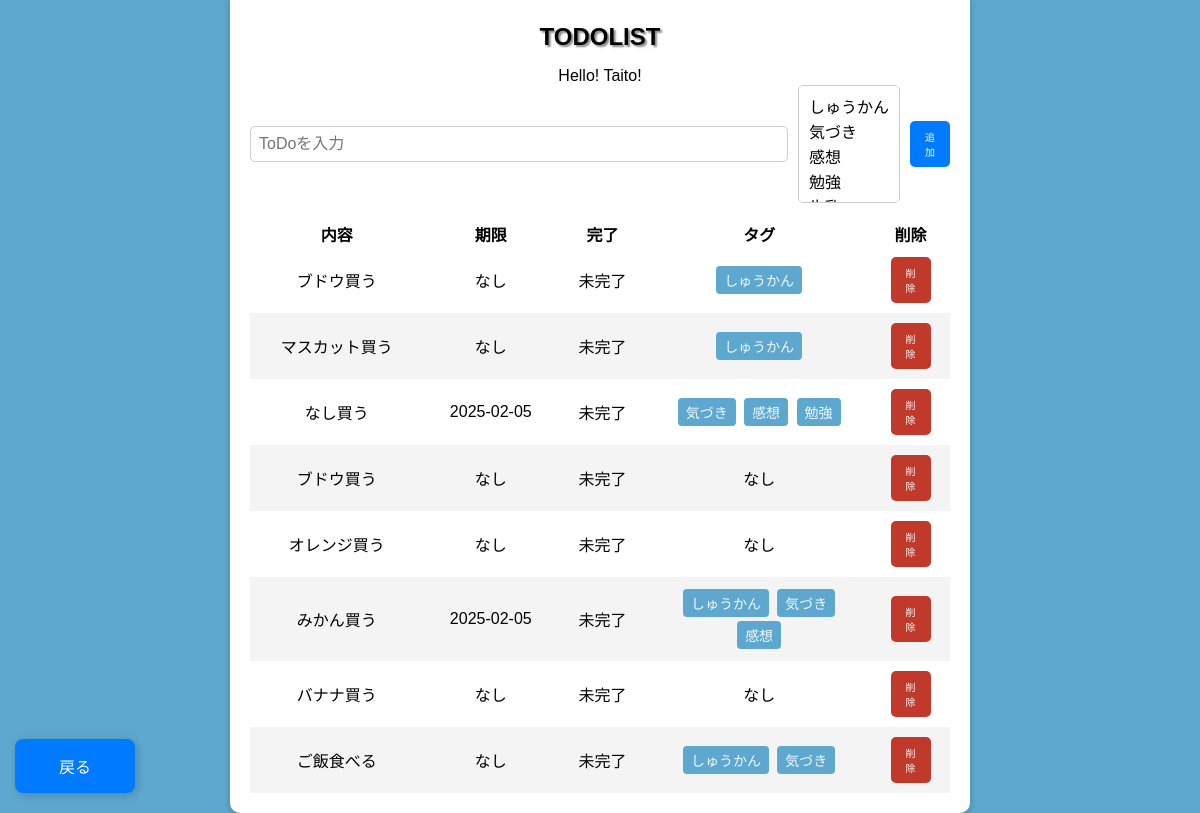
Screenshot of /todo with the database file from the repository.
### app/database/table/models.py (models this page shows)
class Todo(Base):
    __tablename__ = 'todo'
    __table_args__ = {
        'comment': 'todoの内容を管理するテーブル'
    }
    id   = Column('todo_id', Integer, primary_key=True, autoincrement=True)
    box  = Column('box', String(200), nullable=False)
    date = Column('date', Date, nullable=True)  # 現在時刻をデフォルトに設定
    completed = Column('completed', Boolean, default=False)
    settings = relationship("Set", back_populates="todo", cascade="all, delete-orphan")

class Tag(Base):
    __tablename__ = 'tag'
    __table_args__ = {
        'comment': 'tagの内容を管理するテーブル'
    }
    id   = Column('tag_id', Integer, primary_key=True, autoincrement=True)
    desc = Column('description', String(200), nullable=False)
    settings = relationship("Set", back_populates="tag", cascade="all, delete-orphan")

### app/routes/todo.py (the view)
@router.get("/todo")
async def read_todolist(
    request: Request,
    skip: int = Query(0),
    limit: int = Query(100),
    completed: bool = Query(False)
):
    if limit <0 or skip < 0:
        return RedirectResponse(url="/error/todo")
    tag_list = db.query(Tag).all()
    todo_query = db.query(Todo).filter(Todo.completed == completed).offset(skip).limit(limit)
    todo_list = todo_query.all()
    todo_list_with_tags = []
    for todo in todo_list:
        set_tags = (
            db.query(Tag.desc)
            .join(Set, Set.tag_id == Tag.id)
            .filter(Set.todo_id == todo.id)
            .all()
        )
        tag_descs = [set_tag.desc for set_tag in set_tags]
        todo_list_with_tags.append({
            "todo": todo,
            "set_tag_descs": tag_descs
        })
    return templates.TemplateResponse("todolist.html", {
        "request": request,
        "name": "Taito!",
        "todo_list": todo_list_with_tags,
        "tag_list": tag_list,
    })

### app/templates/todolist.html (shortened to what this page needs)
{%- extends "layout.html" %}
{%- block content %}
    <form id="todo-form" class="todo-form">
        <input type="text" id="todo-input" class="todo-input" placeholder="ToDoを入力" name="box" required>
        <select id="tag-select" class="tag-select" name="tag" multiple>
            {% for tag in tag_list %}
                <option value="{{ tag.id }}">{{ tag.desc }}</option>
            {% endfor %}
        </select>
        <button type="submit" class="add-button">追加</button>
    </form>
    <br>
    <table style="border-collapse: separate; border-spacing: 0;">
        <thead>
            <tr>
                <th>内容</th>
                <th>期限</th>
                <th>完了</th>
                <th>タグ</th>
                <th>削除</th>
            </tr>
        </thead>
        <tbody id="todo-list">
            {% for item in todo_list %}
            <tr>
                <td>
                    <a href="/todo/{{ item.todo.id }}" style="color: black; text-decoration: none;">
                        {{ item.todo.box }}
                    </a>
                </td>
                <td>{{ item.todo.date if item.todo.date else 'なし' }}</td>
                <td>{{ '完了' if item.todo.completed else '未完了' }}</td>
                <td class="listtags-column">
                    {% if item.set_tag_descs %}
                        {% for tag_desc in item.set_tag_descs %}
                            <span class="tag_desc">{{ tag_desc }}</span>
                        {% endfor %}
                    {% else %}
                        なし
                    {% endif %}
                </td>
                <td>
                    <button onclick="deleteTodo('{{ item.todo.id }}')" class="remove-btn">
                        削除
                    </button>
                </td>
            </tr>
            {% endfor %}
        </tbody>
    </table>
    <a href="/" class="back-button">戻る</a>
{%- endblock %}

### app/static/css/styles.css (style rules this page uses)
body { font-family: Arial, sans-serif; background-color: #5ea8cf; display: flex; justify-content: center; align-items: center; height: 100vh; margin: 0; }
input { flex: 1; padding: 10px; border: 2px solid #ccc; border-radius: 5px; font-size: 16px; }
button { background-color: #3498db; color: white; border: none; padding: 10px; cursor: pointer; border-radius: 5px; font-size: 20px; width: 40px; }
.remove-btn { padding: 8px 15px; font-size: 10px; background-color: #c0392b; color: white; border: none; border-radius: 5px; cursor: pointer; transition: background-color 0.3s ease; }
.back-button { text-decoration: none; position: fixed; bottom: 20px; left: 15px; width: 40px; background-color: #007bff; color: white; border: none; padding: 15px 40px; border-radius: 8px; font-size: 16px; cursor: pointer; box-shadow: 2px 2px 10px rgba(0, 0, 0, 0.2); transition: background-color 0.3s ease; display: flex; align-items: center; justify-content: center; }
.todo-form { display: flex; align-items: center; gap: 10px; }
.todo-input, .tag-select { padding: 8px; font-size: 16px; border: 1px solid #ccc; border-radius: 5px; }
.add-button { padding: 8px 15px; font-size: 10px; background-color: #007bff; color: white; border: none; border-radius: 5px; cursor: pointer; transition: background-color 0.3s ease; }
table { width: 100%; border-spacing: 0; }
#todo-list tr:nth-child(even) { background-color: #f4f4f4; }
#todo-list tr:nth-child(odd) { background-color: #ffffff; }
#todo-list tr { border-bottom: 1px solid #ccc; }
#todo-list tr:last-child { border-bottom: none; }
td { padding: 10px; }
.tag_desc { display: inline-block; background-color: #5ea8cf; color: aliceblue; padding: 4px 8px; margin: 2px; border-radius: 4px; font-size: 14px; }
td.listtags-column { max-width: 150px; overflow: hidden; text-overflow: ellipsis; }

### rows the page displays
Todo: todo.box "ブドウ買う", todo "なし", completed "未完了"
Tag: {{ tag.id }} 4 (drawn), description "しゅうかん"
Todo: todo.box "マスカット買う", todo "なし", completed "未完了"
Todo: todo.box "なし買う", todo "2025-02-05", completed "未完了"
Tag: {{ tag.id }} 5 (drawn), description "気づき"
Tag: {{ tag.id }} 6 (drawn), description "感想"
Tag: {{ tag.id }} 7 (drawn), description "勉強"
Todo: todo.box "ブドウ買う", todo "なし", completed "未完了"
Todo: todo.box "オレンジ買う", todo "なし", completed "未完了"
Todo: todo.box "みかん買う", todo "2025-02-05", completed "未完了"
Todo: todo.box "バナナ買う", todo "なし", completed "未完了"
Todo: todo.box "ご飯食べる", todo "なし", completed "未完了"

### other values shown
{{ name }} "Taito!"
